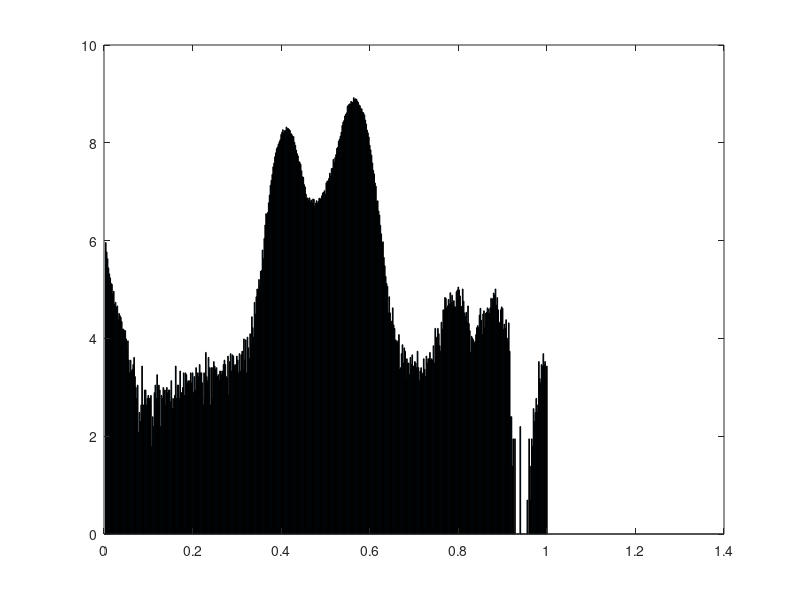

Write the MATLAB code that produced this figure.
%% COLOR FUNCTION


clc
lung = [-700, -600];
fat = [-120, -90];
fluids = [-30 15];
water = [-2, 2 ];
muscle = [30 55];
blood = [13 50 ];
hematoma = [50 100];
clot = [50 75 ];
cancellous = [300 400];
cortical = [1000 1900];
foreign = [2500 3000];
noise = [-700 1500];
cols = ['r' 'y' 'c' 'b' 'r' 'r' 'r' 'k' 'k' 'g'];
cats = [lung; fat;fluids; water; muscle; blood; hematoma; clot; cancellous; cortical; foreign; ];
catnames = ["lung", "fat", "fluids", "water" "muscle" "blood" "hematoma" "clot" "cancellous" "cortical" "foreign"];
min_belonging = 0.0001;

x = -1000:0.2:2000;
for i = 1:length(cats)
   spread = cats(i,2)-cats(i,1);
   center = (cats(i,1) + cats(i,2))/2;
   sd = spread/4;
   f = 1/(sd*sqrt(2*3.1415)) *exp(-((x-center).^2)/(2*sd^2));
   f = plot(x, f);
   %legend(catnames(i))
   hold on
end
%set(gca, 'YScale', 'log')
ylabel("Inclusion")
xlabel("Hounsfield unit")
legend(catnames)
axis([-100 100 min_belonging 0.08])
hold off

%%  ACTIVATION FUNCTION
clc
blocks = 9*5;
x = 1:1:blocks+3;
f = 2./(1+exp(-x/15))-1;
plot(x, f)



%% ACCUMULATED ALPHA FUNCTION
x = 0:1:10;
y = 1./x.^2;
plot(x,y)







%% Image normalization
y = [0.000000, 388, 320, 279, 231, 204, 188, 168, 165, 136, 143, 109, 114, 103, 106, 80, 91, 87, 84, 77, 66, 66, 64, 64, 54, 43, 52, 35, 27, 35, 28, 29, 32, 37, 25, 20, 16, 21, 8, 12, 10, 14, 31, 14, 14, 19, 19, 14, 16, 17, 16, 16, 17, 6, 11, 9, 18, 21, 16, 26, 15, 21, 19, 9, 17, 16, 20, 19, 14, 19, 20, 18, 19, 19, 15, 23, 13, 16, 13, 17, 31, 16, 21, 21, 16, 28, 18, 18, 20, 27, 17, 27, 26, 22, 23, 21, 23, 27, 22, 27, 18, 25, 19, 30, 23, 27, 25, 32, 27, 27, 22, 14, 27, 16, 41, 25, 23, 37, 30, 14, 30, 30, 16, 34, 31, 29, 30, 25, 26, 23, 28, 28, 26, 28, 32, 35, 32, 25, 24, 38, 17, 34, 40, 28, 39, 38, 31, 32, 28, 38, 35, 27, 40, 28, 39, 42, 29, 54, 35, 53, 27, 56, 45, 36, 60, 49, 85, 68, 56, 114, 90, 128, 150, 148, 182, 161, 215, 219, 333, 279, 422, 555, 699, 695, 718, 873, 1024, 1250, 1383, 1562, 1824, 1968, 2238, 2429, 2643, 2741, 2901, 3045, 3179, 3532, 3702, 3896, 3643, 3813, 3842, 4117, 3981, 3988, 3919, 3834, 3611, 3539, 3428, 3381, 3017, 2829, 2565, 2386, 2279, 2035, 2005, 1924, 1682, 1491, 1468, 1265, 1210, 1044, 961, 965, 927, 966, 895, 925, 871, 945, 938, 808, 866, 913, 863, 900, 960, 937, 957, 1008, 1068, 1081, 1120, 1042, 1314, 1357, 1371, 1439, 1603, 1514, 1760, 1769, 2123, 1995, 2202, 2340, 2659, 2724, 3079, 3207, 3418, 3710, 4253, 4554, 4692, 5153, 5319, 5502, 6281, 6455, 6603, 6561, 6952, 6864, 6830, 7501, 7205, 7330, 7266, 7006, 6796, 6462, 6357, 6003, 5975, 5575, 5508, 5268, 4744, 4376, 3871, 3655, 3360, 2836, 2583, 2316, 1974, 1695, 1578, 1310, 1227, 901, 910, 739, 680, 552, 463, 388, 394, 286, 241, 194, 168, 158, 92, 128, 92, 78, 77, 102, 72, 67, 53, 52, 50, 52, 59, 29, 30, 40, 48, 33, 45, 42, 24, 36, 33, 33, 26, 37, 32, 39, 31, 31, 34, 33, 30, 42, 30, 23, 28, 30, 27, 26, 36, 29, 25, 38, 33, 36, 36, 41, 35, 36, 35, 47, 33, 67, 56, 47, 67, 60, 47, 42, 76, 66, 98, 97, 126, 124, 101, 106, 121, 110, 139, 115, 132, 102, 118, 105, 103, 142, 147, 156, 147, 130, 105, 105, 150, 117, 92, 86, 93, 76, 106, 74, 64, 41, 57, 55, 53, 50, 51, 59, 68, 71, 68, 88, 101, 79, 59, 90, 96, 68, 91, 93, 102, 99, 91, 102, 124, 103, 123, 138, 132, 150, 108, 126, 98, 76, 74, 98, 104, 101, 66, 73, 67, 80, 55, 52, 75, 42, 11, 11, 4, 7, 0, 7, 0, 1, 0, 0, 1, 9, 0, 0, 0, 1, 0, 1, 0, 2, 1, 7, 4, 2, 7, 6, 13, 10, 12, 16, 12, 14, 34, 24, 22, 32, 31, 40, 32, 34, 24, 31];
binsize = 0.002;
ylog = log(y);
x = binsize:binsize:1;
bar(x, ylog)



